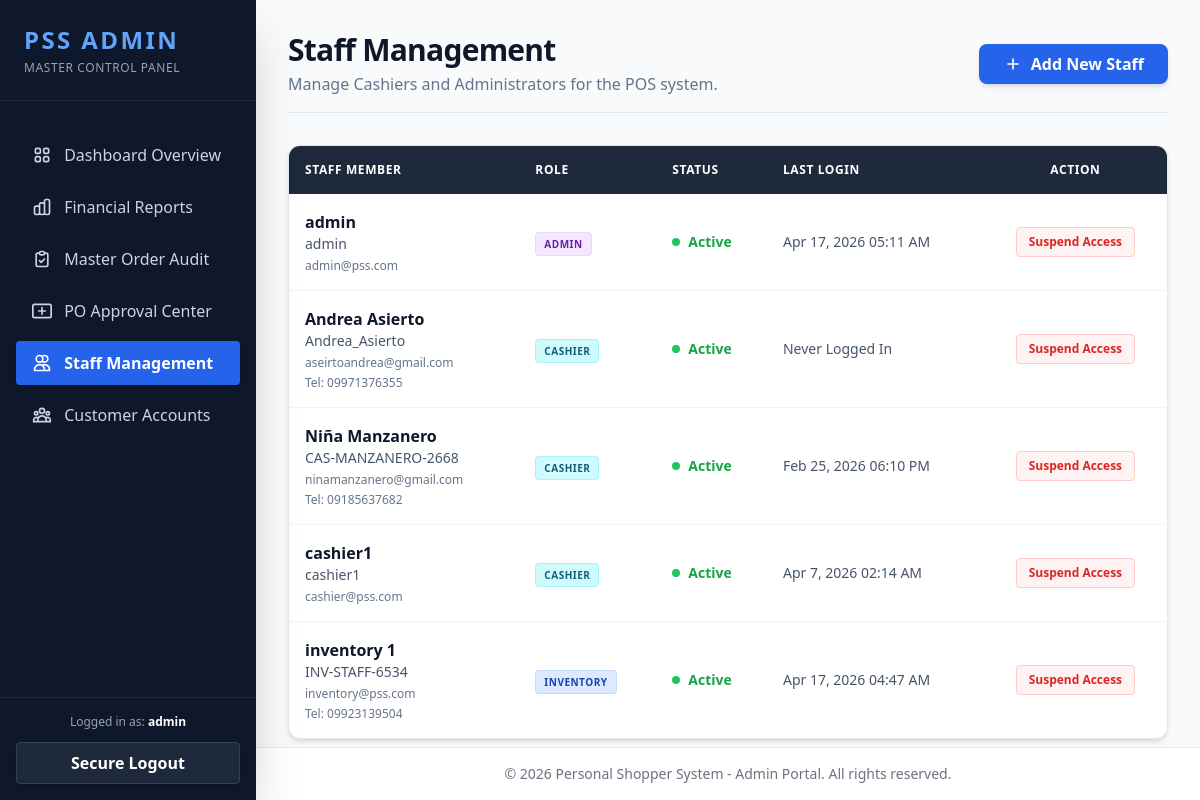
The app's page /modules/admin/staff.php (signed in), older data.
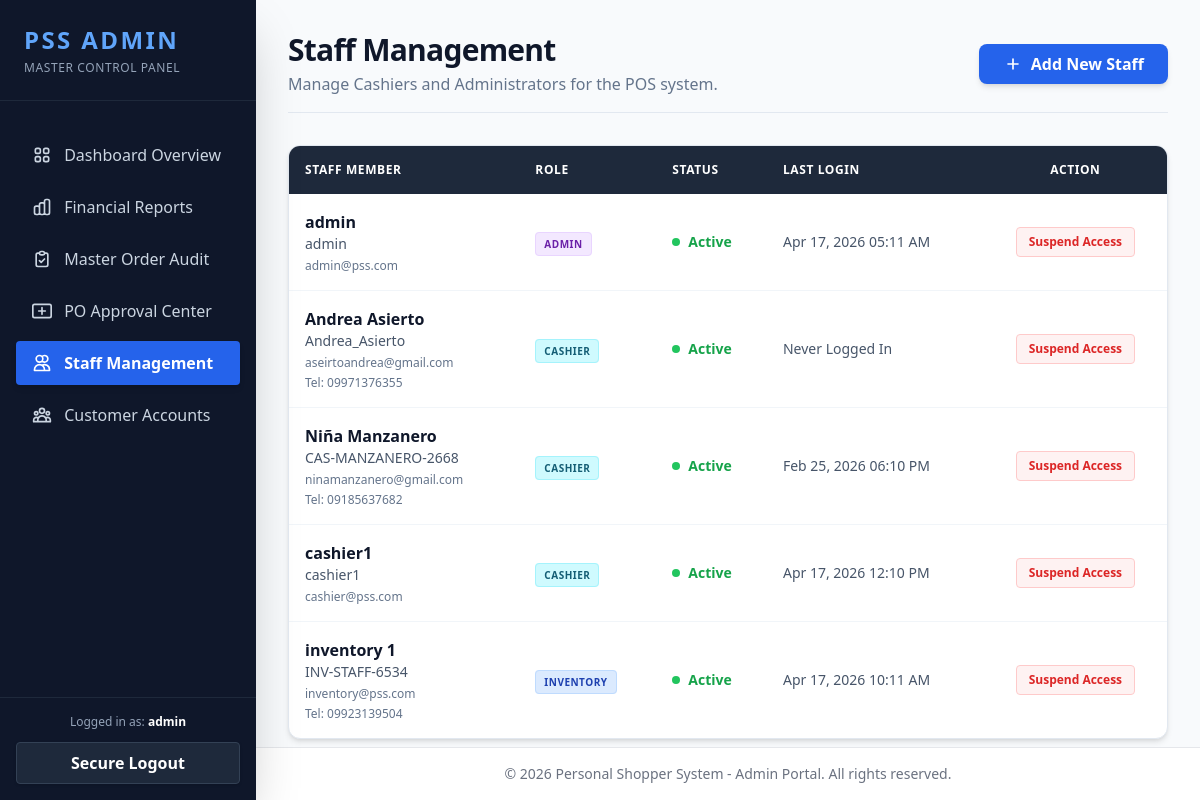
The same page, newer data.
### tables this page shows
CREATE TABLE `users` (
  `user_id` int NOT NULL AUTO_INCREMENT,
  `username` varchar(50) NOT NULL,
  `password` varchar(255) NOT NULL,
  `email` varchar(100) NOT NULL,
  `role` enum('customer','admin','cashier','inventory') NOT NULL DEFAULT 'customer',
  `terms_agreed` tinyint(1) DEFAULT '0',
  `status` enum('active','inactive','suspended') DEFAULT 'active',
  `email_verified` tinyint(1) NOT NULL DEFAULT '0',
  `last_login` timestamp NULL DEFAULT NULL,
  `created_at` timestamp NULL DEFAULT CURRENT_TIMESTAMP,
  `updated_at` timestamp NULL DEFAULT CURRENT_TIMESTAMP ON UPDATE CURRENT_TIMESTAMP,
  PRIMARY KEY (`user_id`),
  UNIQUE KEY `username` (`username`),
  UNIQUE KEY `email` (`email`),
  KEY `idx_email` (`email`),
  KEY `idx_status` (`status`)
);

CREATE TABLE `user_profiles` (
  `profile_id` int NOT NULL AUTO_INCREMENT,
  `user_id` int NOT NULL,
  `firstname` varchar(100) NOT NULL,
  `middlename` varchar(100) DEFAULT NULL,
  `surname` varchar(100) NOT NULL,
  `suffix` varchar(20) DEFAULT NULL,
  `mobile` varchar(20) NOT NULL,
  PRIMARY KEY (`profile_id`),
  UNIQUE KEY `user_id` (`user_id`),
  CONSTRAINT `fk_profile_user` FOREIGN KEY (`user_id`) REFERENCES `users` (`user_id`) ON DELETE CASCADE
);

### modules/admin/staff.php (the view, shortened to what the changed rows need)
<?php
require_once '../../config/config.php';
$query = "SELECT
            u.user_id, u.username, u.email, u.role, u.status, u.last_login, u.created_at,
            up.mobile,
            CONCAT_WS(' ', up.firstname, up.middlename, up.surname) AS full_name
          FROM users u
          LEFT JOIN user_profiles up ON u.user_id = up.user_id
          WHERE u.role IN ('admin', 'cashier', 'inventory')
          ORDER BY u.role ASC, u.username ASC";
$result = $conn->query($query);
require_once '../../includes/admin_header.php';
?>
<main class="flex-1 overflow-y-auto p-8 bg-slate-50">
    <div class="flex justify-between items-center mb-8 border-b border-slate-200 pb-4">
        <div>
            <h1 class="text-3xl font-black text-slate-900 tracking-tight">Staff Management</h1>
        </div>
    </div>
    <div class="bg-white rounded-xl shadow-md border border-slate-200 overflow-hidden">
        <table class="w-full text-left border-collapse">
            <thead>
                <tr class="bg-slate-800 text-white text-xs uppercase tracking-wider">
                    <th class="p-4 font-bold">Staff Member</th>
                    <th class="p-4 font-bold">Role</th>
                    <th class="p-4 font-bold">Status</th>
                    <th class="p-4 font-bold">Last Login</th>
                    <th class="p-4 font-bold text-center">Action</th>
                </tr>
            </thead>
            <tbody class="divide-y divide-slate-100">
                <?php while ($staff = $result->fetch_assoc()): ?>
                    <tr class="hover:bg-slate-50 transition">
                        <td class="p-4">
                            <div class="font-bold text-slate-900 text-base"><?php echo htmlspecialchars(trim($staff['full_name']) ?: $staff['username']); ?></div>
                            <div class="text-sm text-slate-600"><?php echo htmlspecialchars($staff['username']); ?></div>
                            <div class="text-xs text-slate-500 mt-1"><?php echo htmlspecialchars($staff['email']); ?></div>
                            <?php if (!empty($staff['mobile'])): ?>
                                <div class="text-xs text-slate-500 mt-1">Tel: <?php echo htmlspecialchars($staff['mobile']); ?></div>
                            <?php endif; ?>
                        </td>
                        <td class="p-4">
                            <?php if ($staff['role'] === 'admin'): ?>
                                <span class="bg-purple-100 text-purple-800 text-[10px] font-black px-2 py-1 rounded uppercase tracking-wider border border-purple-200">Admin</span>
                            <?php elseif ($staff['role'] === 'inventory'): ?>
                                <span class="bg-blue-100 text-blue-800 text-[10px] font-black px-2 py-1 rounded uppercase tracking-wider border border-blue-200">Inventory</span>
                            <?php else: ?>
                                <span class="bg-cyan-100 text-cyan-800 text-[10px] font-black px-2 py-1 rounded uppercase tracking-wider border border-cyan-200">Cashier</span>
                            <?php endif; ?>
                        </td>
                        <td class="p-4">
                            <?php if ($staff['status'] === 'active'): ?>
                                <span class="text-green-600 font-bold flex items-center text-sm">
                                    <span class="h-2 w-2 rounded-full bg-green-500 mr-2"></span> Active
                                </span>
                            <?php else: ?>
                                <span class="text-red-600 font-bold flex items-center text-sm">
                                    <span class="h-2 w-2 rounded-full bg-red-500 mr-2"></span> Suspended
                                </span>
                            <?php endif; ?>
                        </td>
                        <td class="p-4 text-sm text-slate-600">
                            <?php echo $staff['last_login'] ? date('M j, Y h:i A', strtotime($staff['last_login'])) : 'Never Logged In'; ?>
                        </td>
                        <td class="p-4 text-center">
                            <?php if ($staff['user_id'] !== $_SESSION['user_id']):  ?>
                                <form action="../../core/admin/toggle_staff.php" method="POST" onsubmit="return confirm('Are you sure you want to change this staff member\'s access?');">
                                    <?php if ($staff['status'] === 'active'): ?>
                                        <button type="submit" class="text-xs font-bold text-red-600 hover:text-red-900 bg-red-50 hover:bg-red-100 px-3 py-1.5 rounded transition border border-red-200">Suspend Access</button>
                                    <?php else: ?>
                                        <button type="submit" class="text-xs font-bold text-green-600 hover:text-green-900 bg-green-50 hover:bg-green-100 px-3 py-1.5 rounded transition border border-green-200">Restore Access</button>
                                    <?php endif; ?>
                                </form>
                            <?php else: ?>
                                <span class="text-xs text-slate-400 font-bold italic">You (Current User)</span>
                            <?php endif; ?>
                        </td>
                    </tr>
                <?php endwhile; ?>
            </tbody>
        </table>
    </div>
</main>
<?php
require_once '../../includes/admin_footer.php';
?>

Row changes from the older to the newer data that the page shows:
changed users "cashier1": last_login "Apr 7, 2026 02:14 AM" → "Apr 17, 2026 12:10 PM"
changed through a linked row, user_profiles "INV-STAFF-6534": user.last_login "Apr 17, 2026 04:47 AM" → "Apr 17, 2026 10:11 AM"
